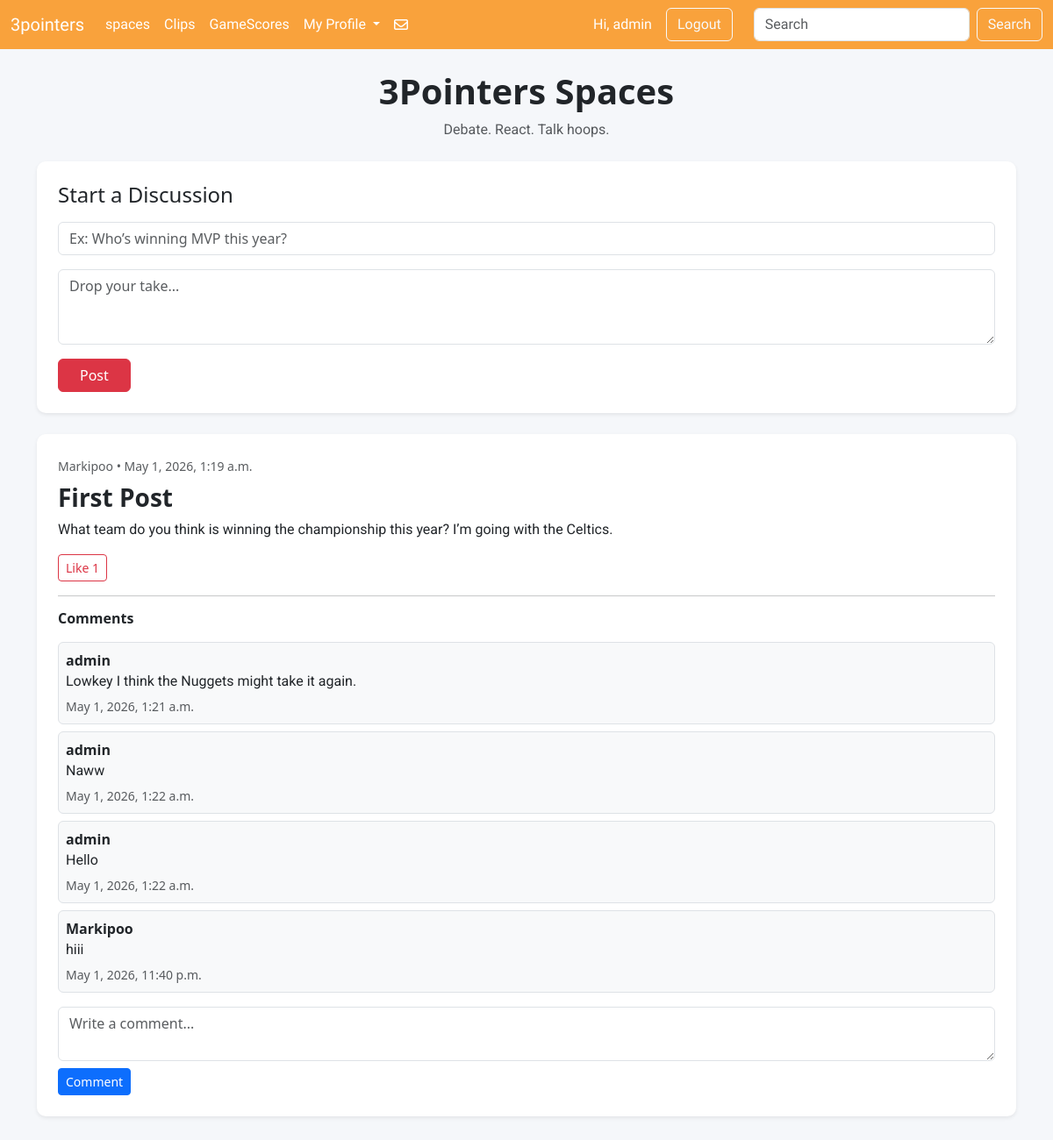
/spaces/ (signed in), run on the app's committed database.
### sportApp/models.py (models this page shows)
class SpacePost(models.Model):
    user = models.ForeignKey(User, on_delete=models.CASCADE)
    title = models.CharField(max_length=200)
    message = models.TextField()
    likes = models.ManyToManyField(User, related_name="liked_space_posts", blank=True)
    created_at = models.DateTimeField(auto_now_add=True)
    def total_likes(self):
        return self.likes.count()

class SpaceComment(models.Model):
    post = models.ForeignKey(SpacePost, on_delete=models.CASCADE, related_name="comments")
    user = models.ForeignKey(User, on_delete=models.CASCADE)
    comment = models.TextField()
    created_at = models.DateTimeField(auto_now_add=True)

### sportApp/views.py (the view, shortened to what this page needs)
# urls.py: path("spaces/", views.spaces, name="spaces"),
def spaces(request):
    posts = SpacePost.objects.all().order_by("-created_at")
    return render(request, "spaces.html", {"posts": posts})

### sportApp/templates/spaces.html (shortened to what this page needs)
{% extends "base.html" %}
{% load static %}
{% block content %}
<div class="container-fluid py-4" style="background-color: #f5f7fa; min-height: 100vh;">
  <div class="container">
    <div class="text-center mb-4">
        <h1 class="fw-bold">3Pointers Spaces</h1>
        <p class="text-muted">Debate. React. Talk hoops.</p>
    </div>
    <div class="card shadow-sm border-0 mb-4" style="background-color: #ffffff; border-radius: 10px; border-left: 5px solid #dc3545;">
        <div class="card-body p-4">
            <h4 class="mb-3">Start a Discussion</h4>
            <form method="POST">
                <input type="text"
                       name="title"
                       class="form-control mb-3"
                       placeholder="Ex: Who’s winning MVP this year?">
                <textarea name="message"
                          class="form-control mb-3"
                          rows="3"
                          placeholder="Drop your take..."></textarea>
                <button type="submit" class="btn btn-danger px-4">Post</button>
            </form>
        </div>
    </div>
    {% for post in posts %}
        <div class="card shadow-sm border-0 mb-4" style="background-color: #ffffff; border-radius: 10px; border-left: 5px solid #0d6efd;">
            <div class="card-body p-4">
                <small class="text-muted">
                    {{ post.user.username }} • {{ post.created_at }}
                </small>
                <h3 class="fw-bold mt-2">{{ post.title }}</h3>
                <p class="mb-3">{{ post.message }}</p>
                <form method="POST" class="mb-3">
                    <button type="submit" class="btn btn-outline-danger btn-sm">
                        Like {{ post.total_likes }}
                    </button>
                </form>
                <hr>
                <h6 class="fw-bold mb-3">Comments</h6>
                {% for comment in post.comments.all %}
                    <div class="bg-light border rounded p-2 mb-2">
                        <strong>{{ comment.user.username }}</strong>
                        <p class="mb-1">{{ comment.comment }}</p>
                        <small class="text-muted">{{ comment.created_at }}</small>
                    </div>
                {% empty %}
                    <p class="text-muted">No comments yet. Start the conversation.</p>
                {% endfor %}
                <form method="POST" class="mt-3">
                    <textarea name="comment"
                              class="form-control mb-2"
                              rows="2"
                              placeholder="Write a comment..."></textarea>
                    <button type="submit" class="btn btn-primary btn-sm">
                        Comment
                    </button>
                </form>
            </div>
        </div>
    {% empty %}
        <div class="text-center text-muted mt-5">
            <h4>No posts yet</h4>
            <p>Be the first to start a discussion.</p>
        </div>
    {% endfor %}
  </div>
</div>
{% endblock %}

### sportApp/templates/base.html (shortened to what this page needs)
{% load static %}
<!DOCTYPE html>
<html lang="en">
<head>
  <link rel="stylesheet" href="{% static 'css_file/style.css' %}">
  <link
    href="https://cdn.jsdelivr.net/npm/bootstrap@5.3.8/dist/css/bootstrap.min.css"
    rel="stylesheet"
  >
</head>
<body>
<nav class="navbar navbar-expand-lg header_style navbar-dark header1">
  <div class="container-fluid">
    <a class="navbar-brand header1" href="{% url 'home' %}">3pointers</a>
    <div class="collapse navbar-collapse" id="navbarSupportedContent">
      <ul class="navbar-nav me-auto mb-2 mb-lg-0">
        <li class="nav-item">
          <a class="nav-link active" href="{% url 'spaces' %}">spaces</a>
        </li>
        <li class="nav-item">
          <a class="nav-link active" href="{% url 'clips' %}">Clips</a>
        </li>
        <li class="nav-item">
          <a class="nav-link active" href="{% url 'scores' %}">GameScores</a>
        </li>
        <li class="nav-item dropdown">
          <a class="nav-link dropdown-toggle text-white" href="#" data-bs-toggle="dropdown">
            My Profile
          </a>
        </li>
        <div class="d-flex justify-content-center align-items-center">
             <a class="nav-link active fa-regular fa-envelope fa-xl text-white" href="{% url 'direct_messages' %}"></a>
        </div>
      </ul>
      <div class="d-flex align-items-center me-3">
        {% if user.is_authenticated %}
          <span class="text-white me-3">Hi, {{ user.username }}</span>
          <a class="btn btn-outline-light me-2" href="{% url 'logout' %}">Logout</a>
        {% else %}
          <a class="btn btn-outline-light me-2" href="{% url 'login' %}">Login</a>
          <a class="btn btn-warning me-2" href="{% url 'signup' %}">Sign Up</a>
        {% endif %}
      </div>
      <form class="d-flex" role="search">
        <input class="form-control me-2" type="search" placeholder="Search">
        <button type="button" class="btn btn-outline-light">Search</button>
      </form>
    </div>
  </div>
</nav>
{% block content %}{% endblock %}
</body>
</html>

### sportApp/static/css_file/style.css (style rules this page uses)
.header_style { background-color: #f9a23c ; }
.header1 { font-family: "Graduate" ; }
p { font-family: "Roboto"; }

### data on the page
SpacePost: user.username "Markipoo", created_at "May 1, 2026, 1:19 a.m.", title "First Post", message "What team do you think is winning the championship this year? I’m going with the Celtics.", total_likes "1"
SpaceComment: user.username "admin", comment "Lowkey I think the Nuggets might take it again.", created_at "May 1, 2026, 1:21 a.m."
SpaceComment: user.username "admin", comment "Naww", created_at "May 1, 2026, 1:22 a.m."
SpaceComment: user.username "admin", comment "Hello", created_at "May 1, 2026, 1:22 a.m."
SpaceComment: user.username "Markipoo", comment "hiii", created_at "May 1, 2026, 11:40 p.m."

### other printed values
{{ user.username }} "admin"
